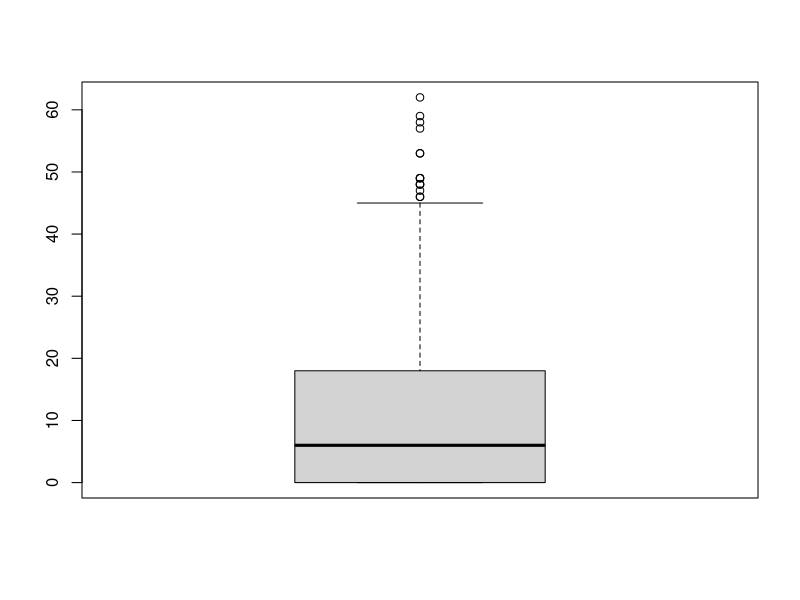
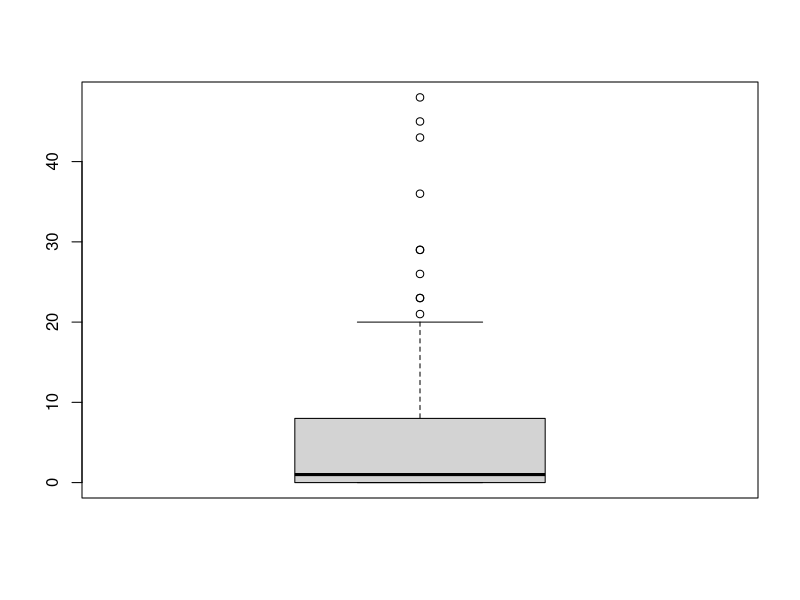

The R script that drew these images, in order: (Note: this script raises an error after producing the figures.)
library(tidyverse)
library(dplyr)
library(vegan)

urch <- read.csv("Data/UrchinData2024.csv")
#hi Delaney!

#look at how many pitted urchins
summary(urch$PittedUrchins)

#see the spread of pitted in both UPZ and NPZ
BothPitUrch <- urch %>%
  filter(Zone %in% c("UPZ", "NPZ"))

boxplot(BothPitUrch$PittedUrchins)

#just the NPZ pitted urchins
NPZUrch <- urch %>%
  filter(Zone %in% c("NPZ"))

boxplot(NPZUrch$PittedUrchins)

#ratio of empty pits to full pits

urch <- urch %>% mutate(RatioPits = EmptyPits/PitsPresent)

urch <- urch %>% mutate(MeanTest = rowMeans(urch[, c("UrchinSize1", 
          "UrchinSize2", "UrchinSize3", "UrchinSize4", "UrchinSize5")]))

t.test(MeanTest ~ Zone, data = BothPitUrch)
ggplot(BothPitUrch, aes(x = Zone, y = MeanTest)) +
  geom_boxplot(fill = "lavender") +
  labs(title = "Urchin Size Differences",
       x = "Type of Subhabitat",
       y = "Mean Urchin Test Size (cm)") +
  theme_minimal()

urch_aov <- aov(MeanTest~SiteCode, data=urch)
anova(urch_aov)

#ANOVA test of mean test size per site
urch_aov <- aov(MeanTest~SiteCode, data=urch)
anova(urch_aov) 
summary(anova(urch_aov))
plot(urch_aov)

boxplot(MeanTest ~ SiteCode, data=urch, col='lavender', 
        main = "ANOVA test of Mean Test size per Site",
        xlab = "Site Code", ylab = "Mean Test Size (cm)"
)

TukeyHSD(urch_aov, conf.level=.95)

#Canopy cover all sites

canopy_aov <- aov(Total.Canopy~Zone, data=urch)
anova(canopy_aov)

boxplot(Total.Canopy~Zone, data=urch, col='lavender', 
        main = "Percent Cover Canopy Kelp",
        xlab = "Zone", ylab = "Percent Cover Canopy Kelp"
)

TukeyHSD(canopy_aov, conf.level=.95)

# bare rock cover

barerock_aov <- aov(Bare.rock~Zone, data=urch)
anova(barerock_aov)

boxplot(Bare.rock~Zone, data=urch, col='lavender', 
        main = "Percent Cover Bare rock",
        xlab = "Zone", ylab = "Percent Cover Bare rock"
)

TukeyHSD(barerock_aov, conf.level=.95)


ggplot(bothpiturch, aes(x = Zone, y = MeanTest)) +  
  geom_boxplot(fill = "lightblue") +  
  labs(title = "Mean Urchin Test Sizes by Zone", 
       x = "Urchin Subhabitat", 
       y = "Mean size of test urchins in cm") + 
  theme_minimal()

######################Camilla
mean(urch$TotalAttachedDrift)

summary(urch$TotalAttachedDrift)

favstats(urch$TotalAttachedDrift)

onlyalgal <- urch%>%
  filter(Zone %in% c("AZ"))

algpit <- urch %>%
  filter(Zone %in% c("UPZ", "PZ"))

algnonpit <- urch %>%
  filter(Zone %in% c("NPZ"))

algbothurch <- urch %>%
  filter(Zone %in% c("UPZ", "NPZ","AZ"))

urch <- urch %>%
  mutate()

canopy_gg <- urch %>%
  filter(Zone %in% c("UPZ", "AZ", "NPZ"))

ggplot(canopy_gg, aes(x = Zone, y = Total.Canopy)) + 
  geom_boxplot(fill = "lavender") + 
  labs(title = "Mean Percent Total Canopy Cover by Zone", 
       x = "Urchin Subhabitat", y = "Mean Percent Total Canopy Cover") + 
  theme_minimal()

ggplot(algbothurch, aes(x = Zone, y = TotalAttachedDrift)) +  
  geom_boxplot(fill = "lavender") +  
  labs(title = "Mean Percentage of Drift Kelp by Zone", 
       x = "Urchin Subhabitat", 
       y = "Mean Percentage of Attached Drift") + 
  theme_minimal()

ggplot(algbothurch, aes(x = Zone, y = RatioPitUrch)) + 
  geom_boxplot(fill = "purple") + 
  labs(title = "Mean Number of Pitted Urchins by Zone", 
       x = "Urchin Subhabitat", 
       y = "Mean Number of Pitted Urchins") + 
  theme_minimal()

#NMDS practice 

Pit <- urch %>%
  filter(Zone %in% c("UPZ")) %>%
  filter(Mastocarpus!="4?") 
Pit$Mastocarpus <-as.numeric(Pit$Mastocarpus)

NonPit <- urch %>%
  filter(Zone %in% c("NPZ"))

# #drop position columns
# pitcom<- Pit %>% select(-c(1:44, 58))
# pitcom <- data.frame(lapply(pitcom, as.numeric))
# 
# urch_matrix <- as.matrix(pitcom)
# 
# 
# #replace NA with 0
# urch_matrix[is.na(urch_matrix)] <- 0
# #remove rows where all are 0
# 
# urch_matrix <- urch_matrix[rowSums(urch_matrix) != 0, ]  # Remove rows where all values are 0
# 
# pit_nmds=metaMDS(urch_matrix, # Our community-by-species matrix
#         k=2) 
# 
# stressplot(pit_nmds)
# 
# plot(pit_nmds)
# ordiplot(pit_nmds,type="n")
# orditorp(pit_nmds,display="species",col="red",air=0.01)
# orditorp(pit_nmds,display="sites",cex=1.25,air=0.01)

#sarahs code
# Subset the data to include columns with RecInx classes

#same as pit com (19-58 community matrix)
pitcom<- Pit %>% 
  select(-44)
 pitcom2 <- pitcom [, 35:56]

 
 #drop row with question mark
 #now this is my community matrix

# Apply square root transformation (I used shade plots and draftsman in primer to visualise different transformations - sqrt seemed good. )
PitSq <- sqrt(pitcom2)


# Calculate Bray-Curtis dissimilarity matrix
PitSim <- vegdist(PitSq, method = "bray")

# Perform NMDS using the Bray-Curtis dissimilarity matrix
Pitnmds <- metaMDS(PitSim, k = 2, trymax = 40)


# Extract NMDS coordinates
Pitnmds_coords <- as.data.frame(scores(Pitnmds, display = "sites"))

# Combine NMDS coordinates with the original metadata 
Pit1 <- cbind(Pit,Pitnmds_coords)

#if you want to flip coords...then 
# RecInxDist_BySiteYear2 <-RecInxDist_BySiteYear1 %>%
#   #mutate(NMDS2 = -1*NMDS2) %>% #invert nMDS 2 so that earlier years are in bottom left of plot
#   mutate(NMDS1 = -1*NMDS1)

Pitplot <- ggplot(data=Pit1, aes(x=NMDS1, y=NMDS2, color=SiteCode )) +
  geom_point()
plot(Pitplot)

PitplotCape <- ggplot(data=Pit1, aes(x=NMDS1, y=NMDS2, color=Cape )) +
  geom_point()
plot(PitplotCape)
